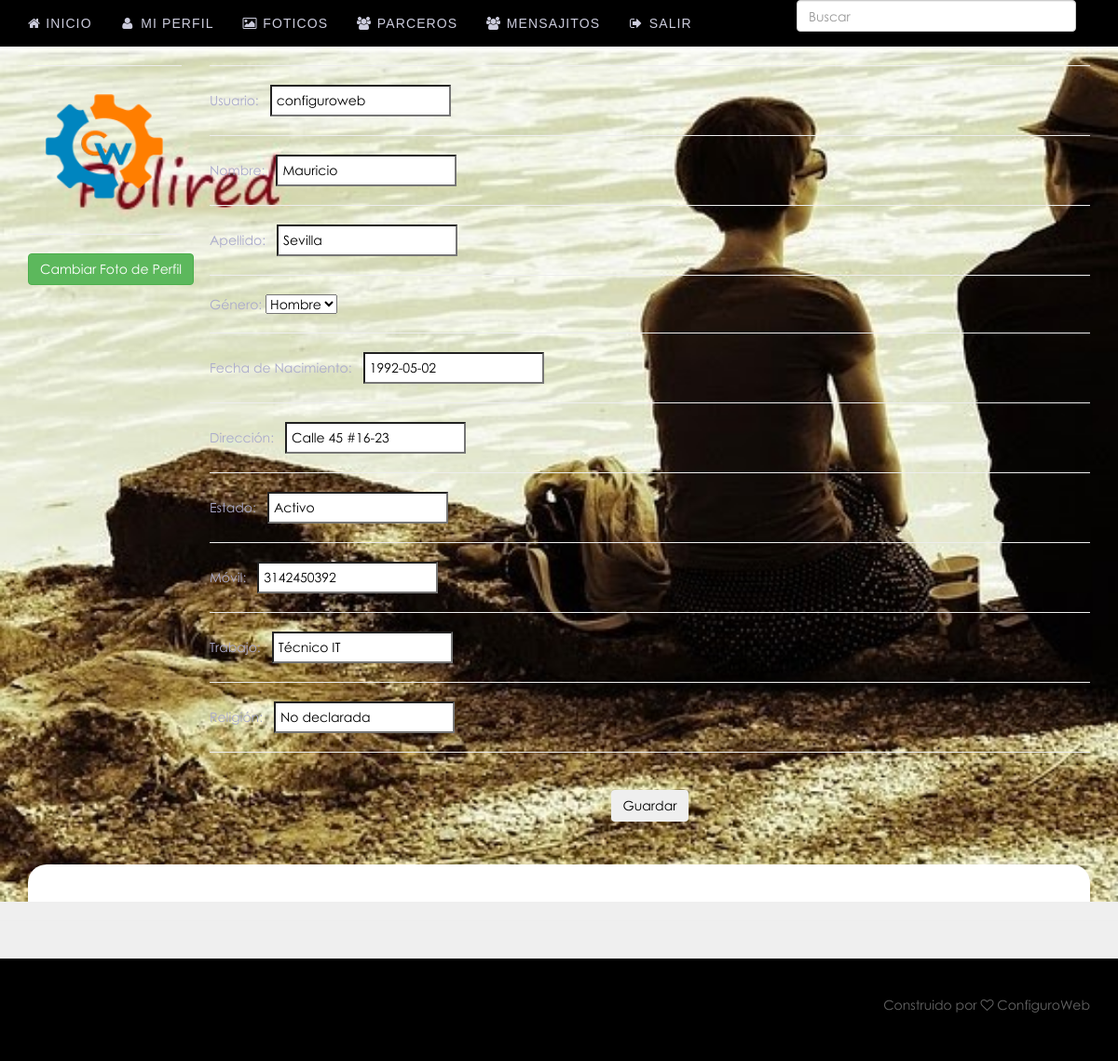
The page /edit_profile.php (signed in) on the database its author committed.
### tables this page shows
CREATE TABLE `members` (
  `member_id` int(11) NOT NULL,
  `firstname` varchar(100) NOT NULL,
  `lastname` varchar(100) NOT NULL,
  `middlename` varchar(100) NOT NULL,
  `address` varchar(100) NOT NULL,
  `email` varchar(100) NOT NULL,
  `contact_no` varchar(100) NOT NULL,
  `age` int(11) NOT NULL,
  `gender` varchar(100) NOT NULL,
  `username` varchar(100) NOT NULL,
  `password` varchar(100) NOT NULL,
  `image` varchar(100) NOT NULL,
  `birthdate` varchar(100) NOT NULL,
  `mobile` varchar(100) NOT NULL,
  `status` varchar(100) NOT NULL,
  `work` varchar(100) NOT NULL,
  `religion` varchar(100) NOT NULL
);

### session.php (called while the page is built, shortened)
<?php
$session_id = $_SESSION['id'];
$session_query = $conn->query("select * from members where member_id = '$session_id'");
$user_row = $session_query->fetch();
$image = $user_row['image'];
?>

### edit_profile.php (the view, shortened to what this page needs)
<?php include('header.php'); ?>
<?php include('session.php'); ?>
    <body>
	<?php include('navbar.php'); ?>
			<div id="masthead">
				<div class="container">
					    <div class="row">
      <div class="col-md-2">
		<hr>
		<center><img class="pp" src="<?php echo $image; ?>" height="140" width="160"></center>
		<hr>
		<button class="btn btn-success">Cambiar Foto de Perfil</button>
      </div>
		<div class="col-md-10">
			<?php
	$query = $conn->query("select * from members where member_id = '$session_id'");
	$row = $query->fetch();
	?>
	<hr>
					<form method="post" action="save_edit.php">
	Usuario:<input type="text" name="username" value="<?php echo $row['username']; ?>">
	<hr>
	Nombre:<input type="text" name="firstname" value="<?php echo $row['firstname']; ?>">
	<hr>
	Apellido:<input type="text" name="lastname" value="<?php echo $row['lastname']; ?>">
	<hr>
	Género:
	<select name="gender">
		<option><?php echo $row['gender']; ?></option>
	</select>
	<hr>
	Fecha de Nacimiento:<input name="birthdate" type="text" value="<?php echo $row['birthdate']; ?>">
	<hr>
	Dirección:<input name="address" type="text" value="<?php echo $row['address']; ?>">
	<hr>
	Estado:<input name="status" type="text" value="<?php echo $row['status']; ?>">
	<hr>
	Móvil:<input name="mobile" type="text" value="<?php echo $row['mobile']; ?>">
	<hr>
	Trabajo:<input name="work" type="text" value="<?php echo $row['work']; ?>">
	<hr>
	Religión:<input name="religion" type="text" value="<?php echo $row['religion']; ?>">
	<hr>
	<br>
			<center>
			<button name="save" class="btn edit">Guardar</button>
			</center>
	<br>
		</div>
    </div>
				</div>
				<div class="container">
					<div class="row">
					<div class="col-md-12">
						<div class="top-spacer"> </div>
					</div>
					</div>
				</div>
			</div>
<?php include('footer.php'); ?>
    </body>
</html>

### css/my_style.css (style rules this page uses)
body { font-family: 'TR Century Gothic' !important; }
.top-spacer { border-radius: 20px 20px 0 0; }
.col-md-10 input { margin-left: 12px; padding: 5px; width: 194px; }
.top-spacer { margin-top: 26px; }
#masthead { background: url('../images/images.jpg') no-repeat !important; background-size:cover !important; }
body { font-family: 'TR Century Gothic' !important; padding-top:50px; color:#646464; background-color:#efefef; }
#masthead { min-height:199px; background-color:#000044; color:#aaaacc; }
.top-spacer { background-color:#ffffff; height:40px; }

### rows shown on the page
members: image (picture), username "configuroweb", firstname "Mauricio", lastname "Sevilla", gender "Hombre", birthdate "1992-05-02", address "Calle 45 #16-23", status "Activo", mobile "3142450392", work "Técnico IT", religion "No declarada"
